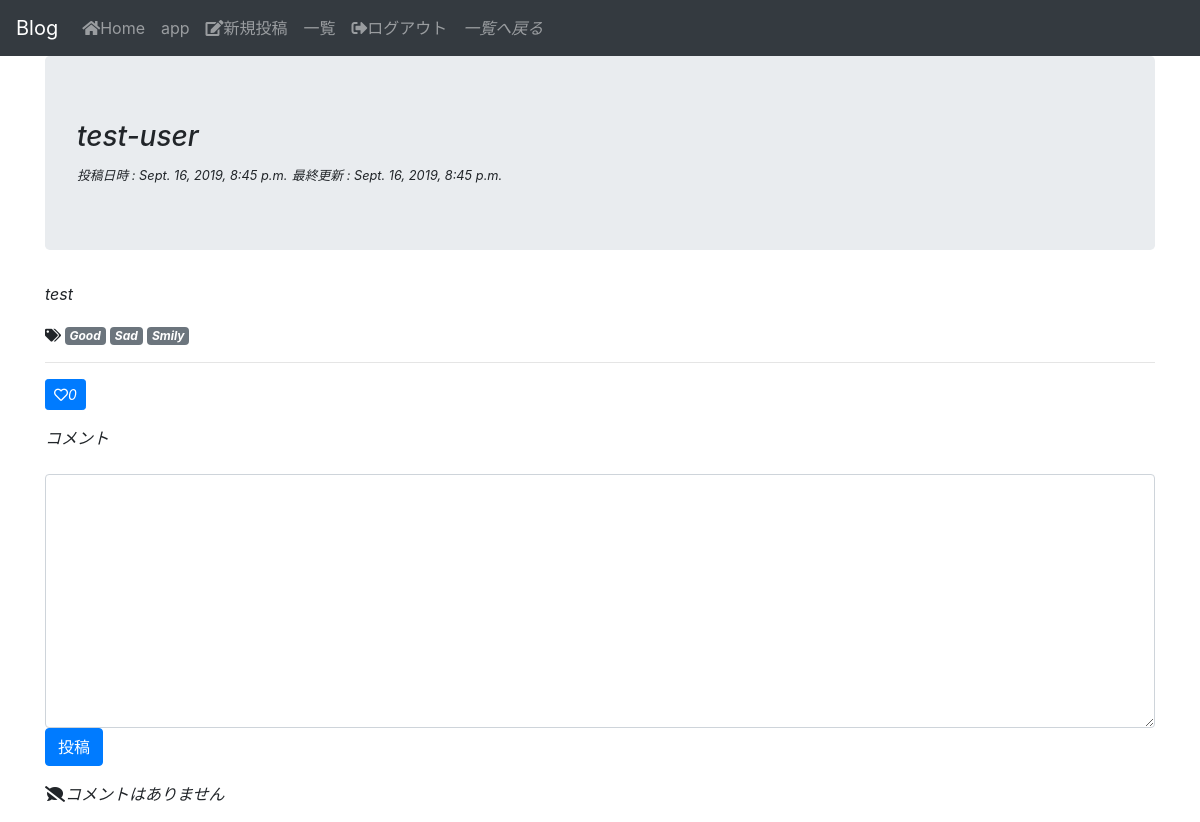
Screenshot of /article/39/ (signed in) with the database file from the repository.
### mini_app/models.py (models this page shows, shortened)
class Article(models.Model):
  author = models.ForeignKey(to=User,on_delete=models.CASCADE,)
  title = models.CharField(max_length=128)
  text = models.TextField()
  posted_at = models.DateTimeField(auto_now_add=True)
  last_modify = models.DateTimeField(auto_now=True)
  like = models.IntegerField(default=0)
  tags = models.ManyToManyField(Tag, blank=True)
  class Meta:
    ordering = ('title',)

class Tag(models.Model):
  name = models.CharField(max_length=32, unique=True)
  class Meta:
    ordering = ('name',)

### mini_app/views.py (the view)
# urls.py: path("article/<int:pk>/", views.view_article,name="view_article"),
def view_article(request,pk):
  template_name = "mini_app/view_article.html"
  try:
    article = models.Article.objects.get(pk=pk)
  except models.Article.DoesNotExist:
    raise Http404
  if request.method == "POST":
    models.Comment.objects.create(text=request.POST["text"],article=article)
  context = {"article":article}
  return render(request,template_name,context)

### mini_app/templates/mini_app/view_article.html (shortened to what this page needs)
{% extends 'base/base.html' %}
{% block nav_item %}
<li class="nav-item">
  <a class="nav-link" href="{% url 'article_all' %}">一覧へ戻る</a>
</li>
{% endblock %}
{% block jumbotron %}
<h1 class="h3">{{ article.title }}</h1>
<small>投稿日時 : {{ article.posted_at }}</small>
<small>最終更新 : {{ article.last_modify }}</small>
{% endblock %}
{% block body %}
<div class="row">
  <div class="col-12">
    <p>{{ article.text }}</p>
    <p>
    {% for tag in article.tags.all %}
      {% if forloop.first %}
        <small><i class="fas fa-tags"></i> </small>
        <a class="badge badge-secondary" href="{% url 'view_tag' tag.pk %}">{{ tag.name }}</a>
      {% else %}
        <a class="badge badge-secondary" href="{% url 'view_tag' tag.pk %}">{{ tag.name }}</a>
      {% endif %}
    {% empty %}
      <span ></span>
    {% endfor %}
  <hr>
    </p>
  </div>
  <div class="col-10">
    <p><a class="btn btn-primary text-white btn-sm" onclick="api_like()"><i class="far fa-heart"></i><span class="text-white" id="like">{{ article.like }}</span></a></p>
  </div>
</div>
  <form action="" method="POST">
    <p><label for="com">コメント</label></p>
    <textarea class="form-control" name="text" id="com" cols="30" rows="10" required></textarea>
    <p><button class="btn btn-primary" type="submit">投稿</button></p>
  </form>
{% for comment in article.comments.all %}
  <div class="card">
    <div class="card-body">
      <span>{{ comment.text }}</span>
      <span>-<small>{{ comment.posted_at }}</small></span>
    </div>
  </div>
{% empty %}
<p><i class="fas fa-comment-slash"></i>コメントはありません</p>
{% endfor %}
{% endblock %}

### mini_app/templates/base/base.html (shortened to what this page needs)
{% load static %}
<!DOCTYPE html>
<html>
<head>
  <link rel="stylesheet" type="text/css" href="{% static 'css/bootstrap.min.css' %}" />
  <link rel="stylesheet" href="https://use.fontawesome.com/releases/v5.6.3/css/all.css">
  <link rel="stylesheet" href="{% static 'css/blog.css' %}">
</head>
<body>
  <nav class="navbar navbar-expand-lg navbar-dark bg-dark">
    <a class="navbar-brand" href="/">Blog</a>
    <div class="collapse navbar-collapse" id="navbarNav">
      <ul class="navbar-nav">
        <li class="nav-item">
          <a class="nav-link" href="{% url 'index' %}"><i class="fas fa-home"></i>Home</a>
        </li>
      {% if user.is_authenticated %}
        <li class="nav-item">
          <a class="nav-link" href="#">{{ user.username }}</a>
        </li>
        <li class="nav-item">
          <a class="nav-link" href="{% url 'new' %}"><i class="fas fa-edit"></i>新規投稿</a>
        </li>
        <li class="nav-item">
          <a href="{% url 'article_all' %}" class="nav-link">一覧</a>
        </li>
        <li class="nav-item">
          <a href="{% url 'logout' %}" class="nav-link"><i class="fas fa-sign-out-alt"></i>ログアウト<i></a>
        </li>
      {% endif %}
        {% block nav_item %}{% endblock %}
      </ul>
    </div>
  </nav>
  <div class="container">
    <div class="jumbotron">
      {% block jumbotron %}{% endblock %}
    </div>
    {% block body %}
    {% endblock %}
  </div>
</body>
</html>

### rows the page displays
Article: title "test-user", posted_at "Sept. 16, 2019, 8:45 p.m.", last_modify "Sept. 16, 2019, 8:45 p.m.", text "test", like "0"
Tag: name "Good"
Tag: name "Sad"
Tag: name "Smily"

### other values shown
{{ user.username }} "app"
